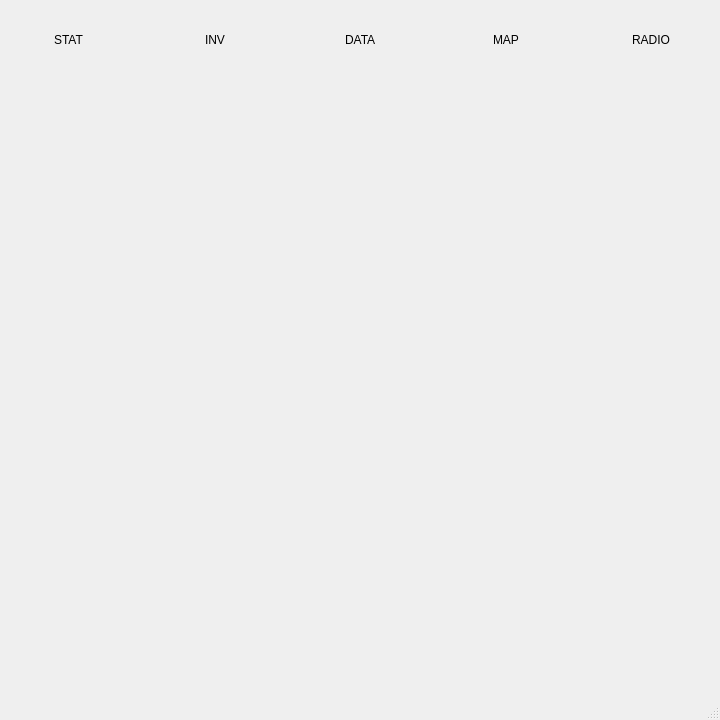
<?xml version="1.0" encoding="UTF-8"?>
<ui version="4.0">
 <class>MainWindow</class>
 <widget class="QMainWindow" name="MainWindow">
  <property name="geometry">
   <rect>
    <x>0</x>
    <y>0</y>
    <width>720</width>
    <height>720</height>
   </rect>
  </property>
  <property name="maximumSize">
   <size>
    <width>720</width>
    <height>720</height>
   </size>
  </property>
  <property name="windowTitle">
   <string>MainWindow</string>
  </property>
  <widget class="QWidget" name="centralwidget">
   <widget class="QWidget" name="horizontalLayoutWidget">
    <property name="geometry">
     <rect>
      <x>0</x>
      <y>0</y>
      <width>721</width>
      <height>80</height>
     </rect>
    </property>
    <layout class="QHBoxLayout" name="horizontalLayout">
     <item alignment="Qt::AlignHCenter">
      <widget class="QLabel" name="label_3">
       <property name="text">
        <string>STAT</string>
       </property>
      </widget>
     </item>
     <item alignment="Qt::AlignHCenter">
      <widget class="QLabel" name="label">
       <property name="text">
        <string>INV</string>
       </property>
      </widget>
     </item>
     <item alignment="Qt::AlignHCenter">
      <widget class="QLabel" name="label_5">
       <property name="text">
        <string>DATA</string>
       </property>
      </widget>
     </item>
     <item alignment="Qt::AlignHCenter">
      <widget class="QLabel" name="label_4">
       <property name="text">
        <string>MAP</string>
       </property>
      </widget>
     </item>
     <item alignment="Qt::AlignHCenter">
      <widget class="QLabel" name="label_2">
       <property name="text">
        <string>RADIO</string>
       </property>
      </widget>
     </item>
    </layout>
   </widget>
  </widget>
  <widget class="QMenuBar" name="menubar">
   <property name="geometry">
    <rect>
     <x>0</x>
     <y>0</y>
     <width>720</width>
     <height>21</height>
    </rect>
   </property>
  </widget>
  <widget class="QStatusBar" name="statusbar"/>
 </widget>
 <resources/>
 <connections/>
</ui>
